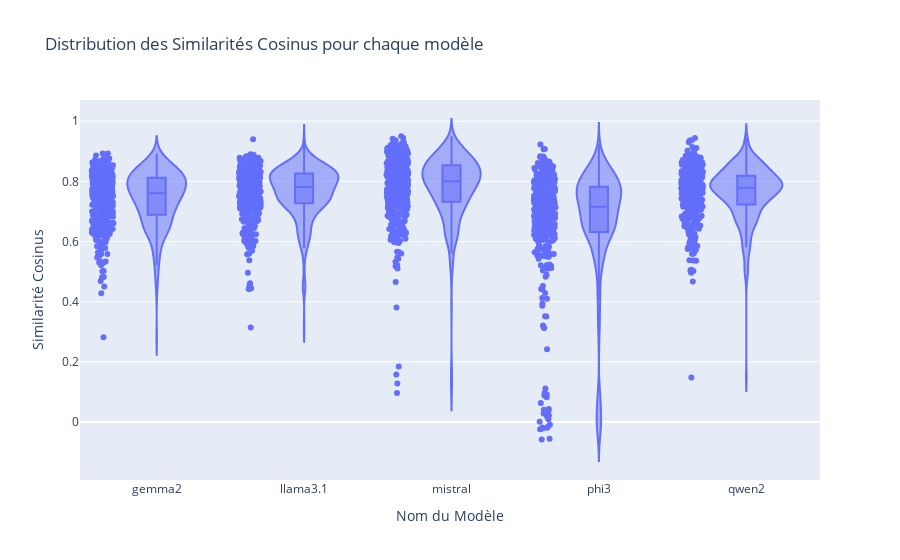

This figure's notebook cell:
### Code cell
import plotly.express as px


fig = px.violin(df_filtered, y="cosine_sim_ref", x="model_name", box=True, points="all",
                title="Distribution des Similarités Cosinus pour chaque modèle",
                labels={"cosine_sim_ref": "Similarité Cosinus", "model_name": "Nom du Modèle"})

fig.update_layout(yaxis_title="Similarité Cosinus", xaxis_title="Nom du Modèle")
fig.show()

### Figure 1 — Plotly figure (JSON) as saved in the notebook; plotly's stock layout.template omitted (floating-point values rounded to 4 significant figures; data arrays with more than 128 entries replaced by an {"elided": "..."} marker saying what was removed)
{"data": [{"alignmentgroup": "True", "box": {"visible": true}, "hovertemplate": "Nom du Modèle=%{x}<br>Similarité Cosinus=%{y}<extra></extra>", "legendgroup": "", "marker": {"color": "#636efa"}, "name": "", "offsetgroup": "", "orientation": "v", "points": "all", "scalegroup": "True", "showlegend": false, "type": "violin", "x": {"elided": "2000 str values"}, "x0": " ", "xaxis": "x", "y": {"elided": "2000 float values"}, "y0": " ", "yaxis": "y"}], "layout": {"legend": {"tracegroupgap": 0}, "title": {"text": "Distribution des Similarités Cosinus pour chaque modèle"}, "violinmode": "group", "xaxis": {"anchor": "y", "domain": [0, 1], "title": {"text": "Nom du Modèle"}}, "yaxis": {"anchor": "x", "domain": [0, 1], "title": {"text": "Similarité Cosinus"}}}}
